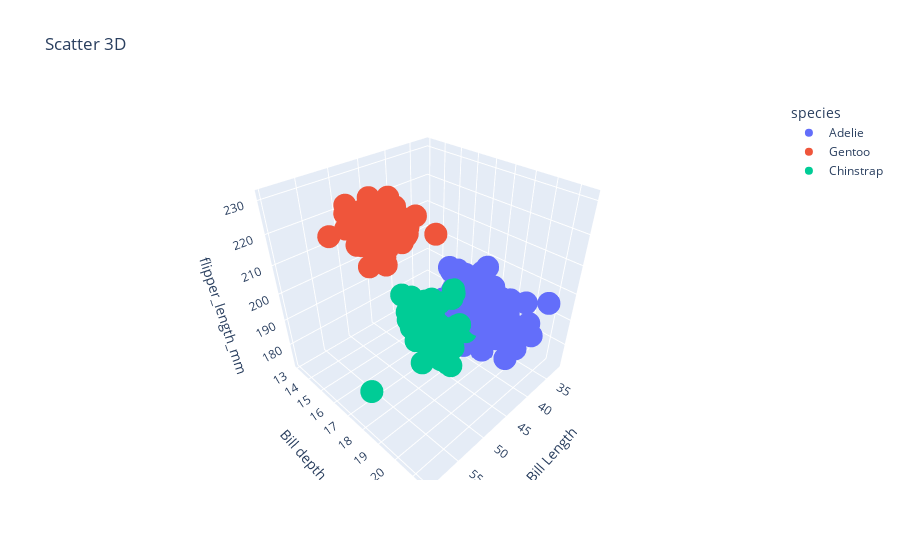

Notebook code cell kept with this figure:
### Markdown cell above
# Scatter 3D

### Code cell
fig = px.scatter_3d(df, x='bill_length_mm', y='bill_depth_mm', z="flipper_length_mm", 
                 labels={"bill_length_mm":"Bill Length", "bill_depth_mm":"Bill depth"},
                title="Scatter 3D",
                color="species",
                #size="rowid",
                #size_max=20,
                #symbol="sex",
                hover_data=["year", "island"])
fig.show()

### Figure 1 — Plotly figure (JSON) as saved in the notebook; plotly's stock layout.template omitted (floating-point values rounded to 4 significant figures; data arrays with more than 128 entries replaced by an {"elided": "..."} marker saying what was removed)
{"data": [{"customdata": {"elided": "152x2 mixed values"}, "hovertemplate": "species=Adelie<br>Bill Length=%{x}<br>Bill depth=%{y}<br>flipper_length_mm=%{z}<br>year=%{customdata[0]}<br>island=%{customdata[1]}<extra></extra>", "legendgroup": "Adelie", "marker": {"color": "#636efa", "symbol": "circle"}, "mode": "markers", "name": "Adelie", "scene": "scene", "showlegend": true, "type": "scatter3d", "x": {"elided": "152 float values"}, "y": {"elided": "152 float values"}, "z": {"elided": "152 int values"}}, {"customdata": {"elided": "124x2 mixed values"}, "hovertemplate": "species=Gentoo<br>Bill Length=%{x}<br>Bill depth=%{y}<br>flipper_length_mm=%{z}<br>year=%{customdata[0]}<br>island=%{customdata[1]}<extra></extra>", "legendgroup": "Gentoo", "marker": {"color": "#EF553B", "symbol": "circle"}, "mode": "markers", "name": "Gentoo", "scene": "scene", "showlegend": true, "type": "scatter3d", "x": [46.1, 50, 48.7, 50, 47.6, 46.5, 45.4, 46.7, 43.3, 46.8, 40.9, 49, 45.5, 48.4, 45.8, 49.3, 42, 49.2, 46.2, 48.7, 50.2, 45.1, 46.5, 46.3, 42.9, 46.1, 44.5, 47.8, 48.2, 50, 47.3, 42.8, 45.1, 59.6, 49.1, 48.4, 42.6, 44.4, 44, 48.7, 42.7, 49.6, 45.3, 49.6, 50.5, 43.6, 45.5, 50.5, 44.9, 45.2, 46.6, 48.5, 45.1, 50.1, 46.5, 45, 43.8, 45.5, 43.2, 50.4, 45.3, 46.2, 45.7, 54.3, 45.8, 49.8, 46.2, 49.5, 43.5, 50.7, 47.7, 46.4, 48.2, 46.5, 46.4, 48.6, 47.5, 51.1, 45.2, 45.2, 49.1, 52.5, 47.4, 50, 44.9, 50.8, 43.4, 51.3, 47.5, 52.1, 47.5, 52.2, 45.5, 49.5, 44.5, 50.8, 49.4, 46.9, 48.4, 51.1, 48.5, 55.9, 47.2, 49.1, 47.3, 46.8, 41.7, 53.4, 43.3, 48.1, 50.5, 49.8, 43.5, 51.5, 46.2, 55.1, 44.5, 48.8, 47.2, null, 46.8, 50.4, 45.2, 49.9], "y": [13.2, 16.3, 14.1, 15.2, 14.5, 13.5, 14.6, 15.3, 13.4, 15.4, 13.7, 16.1, 13.7, 14.6, 14.6, 15.7, 13.5, 15.2, 14.5, 15.1, 14.3, 14.5, 14.5, 15.8, 13.1, 15.1, 14.3, 15, 14.3, 15.3, 15.3, 14.2, 14.5, 17, 14.8, 16.3, 13.7, 17.3, 13.6, 15.7, 13.7, 16, 13.7, 15, 15.9, 13.9, 13.9, 15.9, 13.3, 15.8, 14.2, 14.1, 14.4, 15, 14.4, 15.4, 13.9, 15, 14.5, 15.3, 13.8, 14.9, 13.9, 15.7, 14.2, 16.8, 14.4, 16.2, 14.2, 15, 15, 15.6, 15.6, 14.8, 15, 16, 14.2, 16.3, 13.8, 16.4, 14.5, 15.6, 14.6, 15.9, 13.8, 17.3, 14.4, 14.2, 14, 17, 15, 17.1, 14.5, 16.1, 14.7, 15.7, 15.8, 14.6, 14.4, 16.5, 15, 17, 15.5, 15, 13.8, 16.1, 14.7, 15.8, 14, 15.1, 15.2, 15.9, 15.2, 16.3, 14.1, 16, 15.7, 16.2, 13.7, null, 14.3, 15.7, 14.8, 16.1], "z": [211, 230, 210, 218, 215, 210, 211, 219, 209, 215, 214, 216, 214, 213, 210, 217, 210, 221, 209, 222, 218, 215, 213, 215, 215, 215, 216, 215, 210, 220, 222, 209, 207, 230, 220, 220, 213, 219, 208, 208, 208, 225, 210, 216, 222, 217, 210, 225, 213, 215, 210, 220, 210, 225, 217, 220, 208, 220, 208, 224, 208, 221, 214, 231, 219, 230, 214, 229, 220, 223, 216, 221, 221, 217, 216, 230, 209, 220, 215, 223, 212, 221, 212, 224, 212, 228, 218, 218, 212, 230, 218, 228, 212, 224, 214, 226, 216, 222, 203, 225, 219, 228, 215, 228, 216, 215, 210, 219, 208, 209, 216, 229, 213, 230, 217, 230, 217, 222, 214, null, 215, 222, 212, 213]}, {"customdata": {"elided": "68x2 mixed values"}, "hovertemplate": "species=Chinstrap<br>Bill Length=%{x}<br>Bill depth=%{y}<br>flipper_length_mm=%{z}<br>year=%{customdata[0]}<br>island=%{customdata[1]}<extra></extra>", "legendgroup": "Chinstrap", "marker": {"color": "#00cc96", "symbol": "circle"}, "mode": "markers", "name": "Chinstrap", "scene": "scene", "showlegend": true, "type": "scatter3d", "x": [46.5, 50, 51.3, 45.4, 52.7, 45.2, 46.1, 51.3, 46, 51.3, 46.6, 51.7, 47, 52, 45.9, 50.5, 50.3, 58, 46.4, 49.2, 42.4, 48.5, 43.2, 50.6, 46.7, 52, 50.5, 49.5, 46.4, 52.8, 40.9, 54.2, 42.5, 51, 49.7, 47.5, 47.6, 52, 46.9, 53.5, 49, 46.2, 50.9, 45.5, 50.9, 50.8, 50.1, 49, 51.5, 49.8, 48.1, 51.4, 45.7, 50.7, 42.5, 52.2, 45.2, 49.3, 50.2, 45.6, 51.9, 46.8, 45.7, 55.8, 43.5, 49.6, 50.8, 50.2], "y": [17.9, 19.5, 19.2, 18.7, 19.8, 17.8, 18.2, 18.2, 18.9, 19.9, 17.8, 20.3, 17.3, 18.1, 17.1, 19.6, 20, 17.8, 18.6, 18.2, 17.3, 17.5, 16.6, 19.4, 17.9, 19, 18.4, 19, 17.8, 20, 16.6, 20.8, 16.7, 18.8, 18.6, 16.8, 18.3, 20.7, 16.6, 19.9, 19.5, 17.5, 19.1, 17, 17.9, 18.5, 17.9, 19.6, 18.7, 17.3, 16.4, 19, 17.3, 19.7, 17.3, 18.8, 16.6, 19.9, 18.8, 19.4, 19.5, 16.5, 17, 19.8, 18.1, 18.2, 19, 18.7], "z": [192, 196, 193, 188, 197, 198, 178, 197, 195, 198, 193, 194, 185, 201, 190, 201, 197, 181, 190, 195, 181, 191, 187, 193, 195, 197, 200, 200, 191, 205, 187, 201, 187, 203, 195, 199, 195, 210, 192, 205, 210, 187, 196, 196, 196, 201, 190, 212, 187, 198, 199, 201, 193, 203, 187, 197, 191, 203, 202, 194, 206, 189, 195, 207, 202, 193, 210, 198]}], "layout": {"legend": {"title": {"text": "species"}, "tracegroupgap": 0}, "scene": {"domain": {"x": [0, 1], "y": [0, 1]}, "xaxis": {"title": {"text": "Bill Length"}}, "yaxis": {"title": {"text": "Bill depth"}}, "zaxis": {"title": {"text": "flipper_length_mm"}}}, "title": {"text": "Scatter 3D"}}}
